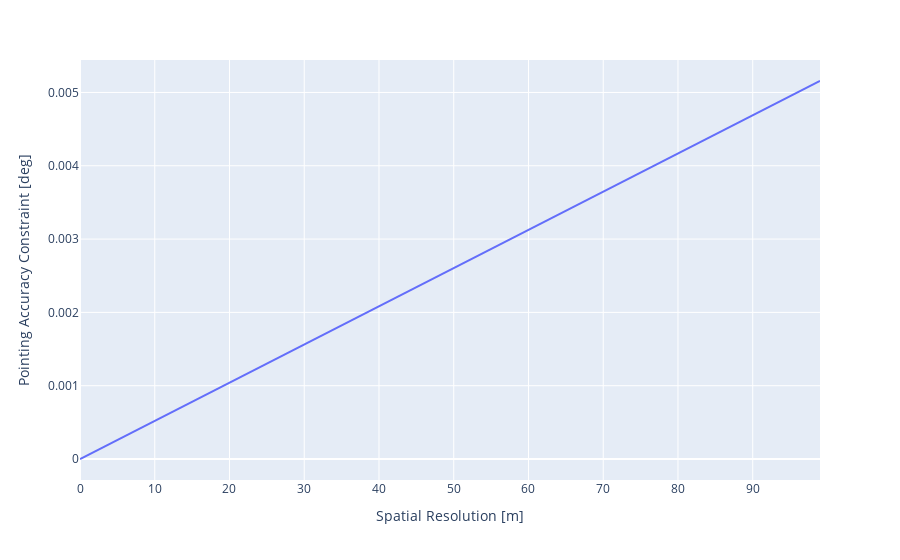

Here is the notebook cell this chart was saved with:
### Markdown cell above
## Plots

### Code cell
spatial_resolution_label = f"Spatial Resolution [{spatial_resolution.unit}]"
pointing_constraint_label = f"Pointing Accuracy Constraint [{pointing_constraint.unit}]"

data = {
    spatial_resolution_label: spatial_resolution,
    pointing_constraint_label: pointing_constraint,
}

df = pd.DataFrame.from_dict(data=data)
graph = plot.line(
    df=df,
    x=spatial_resolution_label,
    y=pointing_constraint_label,
    title=None,
    dark=False,
)

graph.show()
display(df)

### Figure 1 — Plotly figure (JSON) as saved in the notebook; plotly's stock layout.template omitted (floating-point values rounded to 4 significant figures)
{"data": [{"hovertemplate": "Spatial Resolution [m]=%{x}<br>Pointing Accuracy Constraint [deg]=%{y}<extra></extra>", "legendgroup": "", "line": {"color": "#636efa", "dash": "solid"}, "marker": {"symbol": "circle"}, "mode": "lines", "name": "", "orientation": "v", "showlegend": false, "type": "scatter", "x": [0, 1, 2, 3, 4, 5, 6, 7, 8, 9, 10, 11, 12, 13, 14, 15, 16, 17, 18, 19, 20, 21, 22, 23, 24, 25, 26, 27, 28, 29, 30, 31, 32, 33, 34, 35, 36, 37, 38, 39, 40, 41, 42, 43, 44, 45, 46, 47, 48, 49, 50, 51, 52, 53, 54, 55, 56, 57, 58, 59, 60, 61, 62, 63, 64, 65, 66, 67, 68, 69, 70, 71, 72, 73, 74, 75, 76, 77, 78, 79, 80, 81, 82, 83, 84, 85, 86, 87, 88, 89, 90, 91, 92, 93, 94, 95, 96, 97, 98, 99], "xaxis": "x", "y": [0, 5.209e-05, 0.0001042, 0.0001563, 0.0002083, 0.0002604, 0.0003125, 0.0003646, 0.0004167, 0.0004688, 0.0005209, 0.000573, 0.000625, 0.0006771, 0.0007292, 0.0007813, 0.0008334, 0.0008855, 0.0009376, 0.0009897, 0.001042, 0.001094, 0.001146, 0.001198, 0.00125, 0.001302, 0.001354, 0.001406, 0.001458, 0.001511, 0.001563, 0.001615, 0.001667, 0.001719, 0.001771, 0.001823, 0.001875, 0.001927, 0.001979, 0.002031, 0.002083, 0.002136, 0.002188, 0.00224, 0.002292, 0.002344, 0.002396, 0.002448, 0.0025, 0.002552, 0.002604, 0.002656, 0.002709, 0.002761, 0.002813, 0.002865, 0.002917, 0.002969, 0.003021, 0.003073, 0.003125, 0.003177, 0.003229, 0.003281, 0.003334, 0.003386, 0.003438, 0.00349, 0.003542, 0.003594, 0.003646, 0.003698, 0.00375, 0.003802, 0.003854, 0.003907, 0.003959, 0.004011, 0.004063, 0.004115, 0.004167, 0.004219, 0.004271, 0.004323, 0.004375, 0.004427, 0.004479, 0.004532, 0.004584, 0.004636, 0.004688, 0.00474, 0.004792, 0.004844, 0.004896, 0.004948, 0.005, 0.005052, 0.005105, 0.005157], "yaxis": "y"}], "layout": {"legend": {"tracegroupgap": 0}, "margin": {"t": 60}, "xaxis": {"anchor": "y", "domain": [0, 1], "title": {"text": "Spatial Resolution [m]"}}, "yaxis": {"anchor": "x", "domain": [0, 1], "title": {"text": "Pointing Accuracy Constraint [deg]"}}}}
